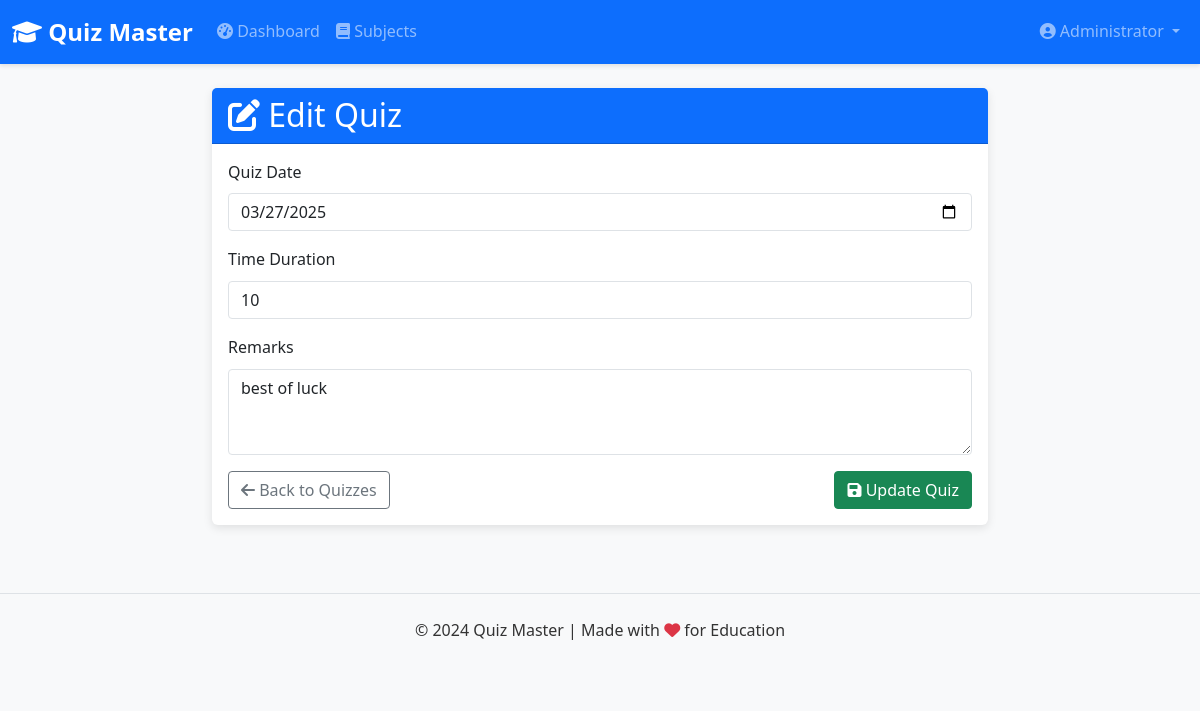
The page /admin/quizzes/1/edit (signed in) on the database its author committed.
### models/user.py (models this page shows, shortened)
class User(db.Model, UserMixin):
    __tablename__ = 'users'
    id = db.Column(db.Integer, primary_key=True)
    username = db.Column(db.String(100), unique=True, nullable=False)
    password = db.Column(db.String(200), nullable=False)
    full_name = db.Column(db.String(100), nullable=False)
    qualification = db.Column(db.String(100))
    dob = db.Column(db.Date)
    role = db.Column(db.String(10), default='user')
    scores = db.relationship('Score', backref='user', lazy=True)
    def is_admin(self):
        return self.role == 'admin'

### models/quiz.py (models this page shows, shortened)
class Quiz(db.Model):
    __tablename__ = 'quizzes'
    id = db.Column(db.Integer, primary_key=True)
    chapter_id = db.Column(db.Integer, db.ForeignKey('chapters.id'), nullable=False)
    date_of_quiz = db.Column(db.Date, nullable=False, default=datetime.utcnow)
    time_duration = db.Column(db.String(50), nullable=False)
    remarks = db.Column(db.Text)
    questions = db.relationship('Question', backref='quiz', lazy=True, cascade='all, delete-orphan')
    scores = db.relationship('Score', backref='quiz', lazy=True, cascade='all, delete-orphan')

### controllers/admin.py (the view, shortened to what this page needs)
@admin_bp.route('/quizzes/<int:quiz_id>/edit', methods=['GET', 'POST'])
@login_required
@admin_required
def edit_quiz(quiz_id):
    quiz = Quiz.query.get_or_404(quiz_id)
    form = QuizForm(obj=quiz)
    return render_template('admin/quizzes/edit.html',
                          form=form,
                          quiz=quiz,
                          title=f'Edit Quiz')

### forms/quiz_forms.py
class QuizForm(FlaskForm):
    date_of_quiz = DateField('Quiz Date', validators=[DataRequired()])
    time_duration = StringField('Time Duration', validators=[DataRequired(), Length(max=50)],
                              description="Enter the duration in minutes (e.g., 30 minutes)")
    remarks = TextAreaField('Remarks', validators=[Optional(), Length(max=500)],
                          description="Optional notes about this quiz")
    submit = SubmitField('Save Quiz')

### controllers/admin.py (called while the page is built)
def admin_required(f):
    @wraps(f)
    def decorated_function(*args, **kwargs):
        if not current_user.is_authenticated or not current_user.is_admin():
            flash('You need admin privileges to access this page.', 'danger')
            return redirect(url_for('auth.login'))
        return f(*args, **kwargs)
    return decorated_function

### templates/admin/quizzes/edit.html (shortened to what this page needs)
{% extends 'layout.html' %}
{% block content %}
<div class="row justify-content-center">
    <div class="col-md-8">
        <div class="card">
            <div class="card-header bg-primary text-white">
                <h2 class="card-title mb-0">
                    <i class="fas fa-edit"></i> Edit Quiz
                </h2>
            </div>
            <div class="card-body">
                <form method="POST" action="{{ url_for('admin.update_quiz', quiz_id=quiz.id) }}">
                    <div class="mb-3">
                        {{ form.date_of_quiz.label(class="form-label") }}
                        {% if form.date_of_quiz.errors %}
                            {{ form.date_of_quiz(class="form-control is-invalid", type="date") }}
                            <div class="invalid-feedback">
                                {% for error in form.date_of_quiz.errors %}
                                    {{ error }}
                                {% endfor %}
                            </div>
                        {% else %}
                            {{ form.date_of_quiz(class="form-control", type="date") }}
                        {% endif %}
                    </div>
                    <div class="mb-3">
                        {{ form.time_duration.label(class="form-label") }}
                        {% if form.time_duration.errors %}
                            {{ form.time_duration(class="form-control is-invalid") }}
                            <div class="invalid-feedback">
                                {% for error in form.time_duration.errors %}
                                    {{ error }}
                                {% endfor %}
                            </div>
                        {% else %}
                            {{ form.time_duration(class="form-control", placeholder="e.g., 30 minutes") }}
                        {% endif %}
                    </div>
                    <div class="mb-3">
                        {{ form.remarks.label(class="form-label") }}
                        {% if form.remarks.errors %}
                            {{ form.remarks(class="form-control is-invalid", rows=3) }}
                            <div class="invalid-feedback">
                                {% for error in form.remarks.errors %}
                                    {{ error }}
                                {% endfor %}
                            </div>
                        {% else %}
                            {{ form.remarks(class="form-control", rows=3, placeholder="Optional remarks about this quiz") }}
                        {% endif %}
                    </div>
                    <div class="d-flex justify-content-between">
                        <a href="{{ url_for('admin.quizzes', chapter_id=quiz.chapter_id) }}" class="btn btn-outline-secondary">
                            <i class="fas fa-arrow-left"></i> Back to Quizzes
                        </a>
                        <button type="submit" class="btn btn-success">
                            <i class="fas fa-save"></i> Update Quiz
                        </button>
                    </div>
                </form>
            </div>
        </div>
    </div>
</div>
{% endblock %}

### templates/layout.html (shortened to what this page needs)
<!DOCTYPE html>
<html lang="en">
<head>
    <link href="https://cdn.jsdelivr.net/npm/bootstrap@5.3.0-alpha1/dist/css/bootstrap.min.css" rel="stylesheet">
    <link rel="stylesheet" href="https://cdnjs.cloudflare.com/ajax/libs/font-awesome/6.0.0-beta3/css/all.min.css">
    <link rel="stylesheet" href="{{ url_for('static', filename='css/styles.css') }}">
</head>
<body>
    <nav class="navbar navbar-expand-lg navbar-dark bg-primary">
        <div class="container">
            <a class="navbar-brand" href="{{ url_for('index') }}">
                <i class="fas fa-graduation-cap"></i> Quiz Master
            </a>
            <div class="collapse navbar-collapse" id="navbarNav">
                <ul class="navbar-nav me-auto">
                    {% if current_user.is_authenticated %}
                        {% if current_user.is_admin() %}
                            <li class="nav-item">
                                <a class="nav-link" href="{{ url_for('admin.dashboard') }}">
                                    <i class="fas fa-tachometer-alt"></i> Dashboard
                                </a>
                            </li>
                            <li class="nav-item">
                                <a class="nav-link" href="{{ url_for('admin.subjects') }}">
                                    <i class="fas fa-book"></i> Subjects
                                </a>
                            </li>
                        {% endif %}
                    {% endif %}
                </ul>
                <ul class="navbar-nav">
                    {% if current_user.is_authenticated %}
                        <li class="nav-item dropdown">
                            <a class="nav-link dropdown-toggle" href="#" id="navbarDropdown" role="button" data-bs-toggle="dropdown">
                                <i class="fas fa-user-circle"></i> {{ current_user.full_name }}
                            </a>
                        </li>
                    {% endif %}
                </ul>
            </div>
        </div>
    </nav>
    <div class="container mt-4">
        {% block content %}{% endblock %}
    </div>
    <footer class="bg-light py-4 mt-5">
        <div class="container text-center">
            <p>&copy; 2024 Quiz Master | Made with <i class="fas fa-heart text-danger"></i> for Education</p>
        </div>
    </footer>
</body>
</html>

### static/css/styles.css (style rules this page uses)
body { font-family: 'Segoe UI', Tahoma, Geneva, Verdana, sans-serif; line-height: 1.6; color: #333; background-color: #f8f9fa; }
.container { max-width: 1200px; }
.navbar { box-shadow: 0 2px 4px rgba(0, 0, 0, 0.1); }
.navbar-brand { font-weight: bold; font-size: 1.5rem; }
.card { margin-bottom: 20px; border: none; box-shadow: 0 3px 10px rgba(0, 0, 0, 0.1); transition: transform 0.3s; }
.card-header { font-weight: bold; background-color: #f8f9fa; }
.btn { border-radius: 4px; }
.form-control { border-radius: 4px; }
footer { margin-top: 50px; padding: 20px 0; background-color: #f8f9fa; border-top: 1px solid #dee2e6; }

### rows shown on the page
User: full_name "Administrator"
Quiz: date_of_quiz "03/27/2025", time_duration "10", remarks "best of luck"
